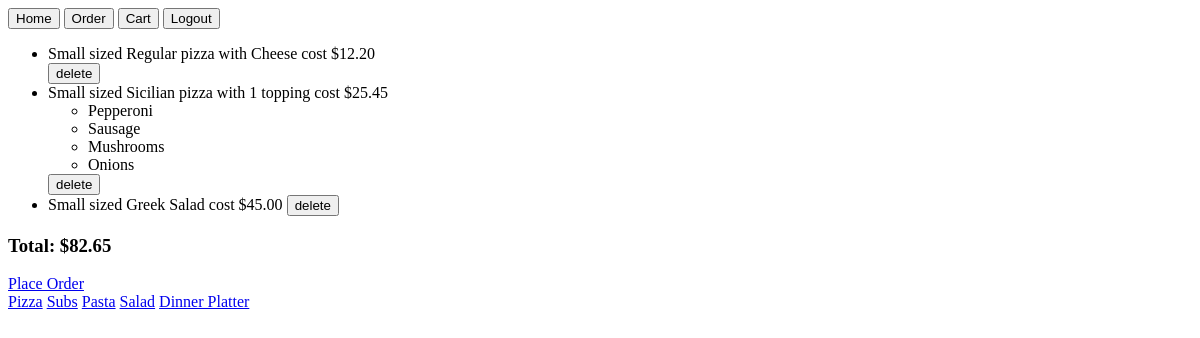
The app's page /order (signed in), older data.
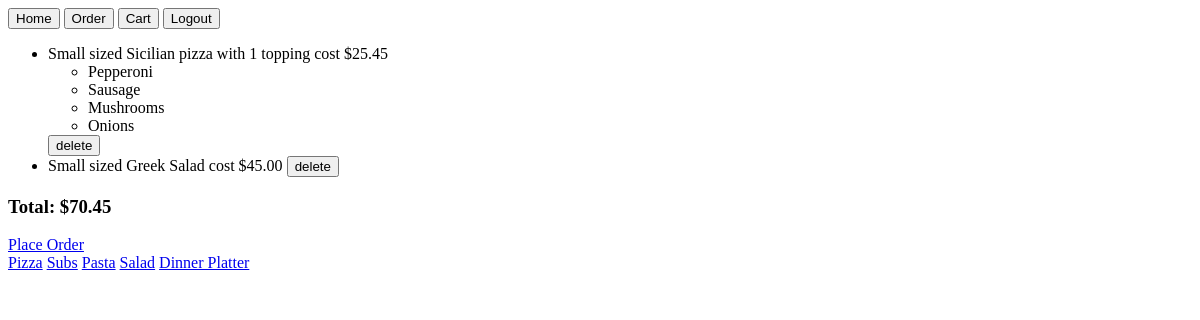
The same page, newer data.
### orders/models.py (models this page shows, shortened)
class OrderPizza(models.Model):
    user = models.ForeignKey(User, on_delete = models.SET_NULL, related_name = "pizza_user", null = True)
    menutype = models.CharField(max_length=25, default="pizza", editable="False")
    pizzachoice = models.ForeignKey(PizzaRate, on_delete = models.SET_NULL, related_name = "pizza_choice", null = True)
    toppingchoice = models.ManyToManyField(ToppingChoice, related_name = "pizza_topping")
    paid = models.BooleanField(default = False)

class PizzaRate(models.Model):
    pizzatype = models.ForeignKey(PizzaType, on_delete = models.CASCADE, related_name = "pizza_type")
    pizzasize = models.ForeignKey(Size, on_delete = models.CASCADE, related_name = "pizza_size")
    toppingtype = models.ForeignKey(ToppingType, on_delete = models.CASCADE, related_name = "topping_type")
    price = models.DecimalField(max_digits = 6, decimal_places = 2)
    class Meta:
        unique_together = ["pizzatype", "pizzasize", "toppingtype"]
    def __str__(self):
        return f"{self.pizzasize} sized {self.pizzatype} pizza with {self.toppingtype} cost ${self.price}"

class Size(models.Model):
    size = models.CharField(max_length = 64)
    def __str__(self):
        return f"{self.size}"

class PizzaType(models.Model):
    pizzatype = models.CharField(max_length = 64)
    def __str__(self):
        return f"{self.pizzatype}"

class ToppingType(models.Model):
    toppingtype = models.CharField(max_length = 64)
    def __str__(self):
        return f"{self.toppingtype}"

class ToppingChoice(models.Model):
    toppingchoice = models.CharField(max_length = 64)
    def __str__(self):
        return f"{self.toppingchoice}"

class OrderDinnerPlatter(models.Model):
    user = models.ForeignKey(User, on_delete = models.SET_NULL, related_name = "dinnerplatter_user", null = True)
    menutype = models.CharField(max_length=25, default="dinnerplatter", editable="False")
    dinnerplatterchoice = models.ForeignKey(DinnerPlatterRate, on_delete = models.SET_NULL, related_name = "dinnerplatter_choice", null = True)
    paid = models.BooleanField(default = False)

class DinnerPlatterRate(models.Model):
    dinnerplatterchoice = models.ForeignKey(DinnerPlatterChoice, on_delete = models.CASCADE, related_name = "dinnerplatter_choice")
    dinnerplattersize = models.ForeignKey(Size, on_delete = models.CASCADE, related_name = "dinnerplatter_size")
    price = models.DecimalField(max_digits = 6, decimal_places = 2)
    def __str__(self):
        return f"{self.dinnerplattersize} sized {self.dinnerplatterchoice} cost ${self.price}"

class DinnerPlatterChoice(models.Model):
    dinnerplatterchoice = models.CharField(max_length = 64)
    def __str__(self):
        return f"{self.dinnerplatterchoice}"

### orders/views.py (the view)
# urls.py: path("order", views.order, name="order"),
@login_required(login_url='/login')
def order(request):
    last_orders = user_cost(request)
    context = {
    "last_orders" : last_orders,
    "pizzatype" : serialize("json",PizzaRate.pizzatype.get_queryset()),
    "pizzasize" : serialize("json",PizzaRate.pizzasize.get_queryset()),
    "toppingtype" : serialize("json",PizzaRate.toppingtype.get_queryset()),
    "toppingchoice" : serialize("json",ToppingChoice.objects.all()),
    "pizzarate" : serialize("json",PizzaRate.objects.all()),
    "subchoice" : serialize("json", SubRate.subchoice.get_queryset()),
    "subsize" : serialize("json", SubRate.subsize.get_queryset()),
    "subextrachoice" : serialize("json", SubExtraRate.objects.all()),
    "subrate" : serialize("json", SubRate.objects.all()),
    "pastarate" : serialize("json", PastaRate.objects.all()),
    "saladrate" : serialize("json", SaladRate.objects.all()),
    "dinnerplatterrate" : serialize("json", DinnerPlatterRate.objects.all()),
    "dinnerplattersize" : serialize("json", DinnerPlatterRate.dinnerplattersize.get_queryset()),
    "dinnerplatterchoice" : serialize("json", DinnerPlatterRate.dinnerplatterchoice.get_queryset())
    }
    return render(request, "orders/order.html", context)

### orders/templates/orders/order.html (shortened to what this page needs)
{% extends "orders/layout.html" %}
{% block body %}
<div class="container">
  <div id="placedorders">
    <ul>
      {% for order in last_orders.order_list %}
      <li data-menutype="{{order.menutype}}" data-pk="{{order.pk}}" data-todo="delete">
        {% if order.menutype == "pizza" %}
          {{order.pizzachoice}}
          <ul>
              {% for toppingchoice in order.toppingchoice.all %}
                <li>{{toppingchoice}}</li>
              {% endfor %}
          </ul>
        {% elif order.menutype == "pasta" %}
          {{order.pastachoice}}
        {% elif order.menutype == "salad" %}
          {{order.saladchoice}}
        {% elif order.menutype == "dinnerplatter" %}
          {{order.dinnerplatterchoice}}
        {% endif %}
        <button type="button" class="btn btn-primary delete_order">delete</button>
      </li>
        {% empty %}
        <li>No previous orders in cart</li>
      {% endfor %}
    </ul>
  </div>
  {% if last_orders.order_list %}
    <h3>Total: ${{last_orders.total_cost}}</h3>
    <a href="{% url 'show_order' %}">Place Order</button>
  {% endif %}
</div>
<div class="container">
  <div>
    <a class="menubtn" id="pizza" href="#">Pizza</a>
    <a class="menubtn" id="sub" href="#">Subs</a>
    <a class="menubtn" id="pasta" href="#">Pasta</a>
    <a class="menubtn" id="salad" href="#">Salad</a>
    <a class="menubtn" id="dinnerplatter" href="#">Dinner Platter</a>
  </div>
</div>
{% endblock %}

Row changes from the older to the newer data that the page shows:
no longer on this page (row edited): OrderPizza: pizzachoice "Small sized Regular pizza with Cheese cost $12.20"
Text that changed along with them:
{{ last_orders.total_cost }}: "82.65" → "70.45"
